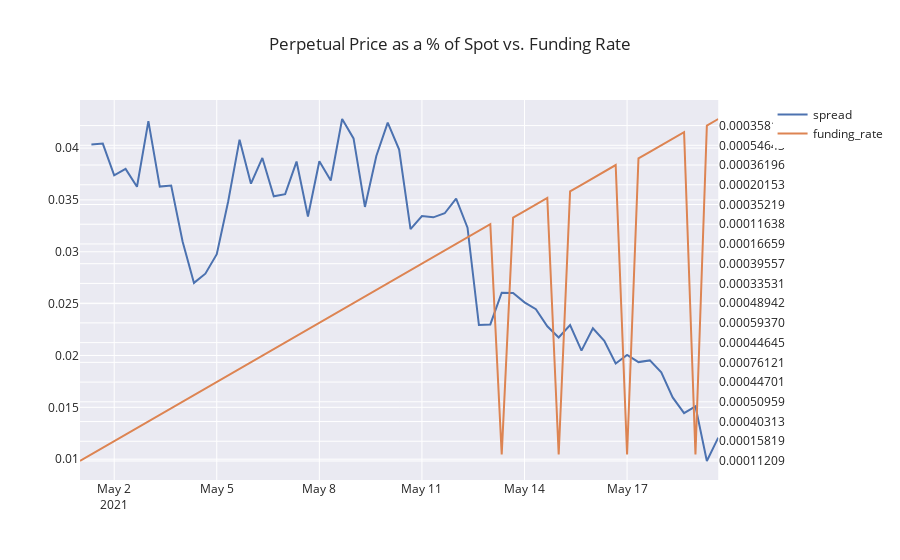

The notebook cell this image was saved under:
### Code cell
fig = utils.make_subplots(specs=[[{"secondary_y": True}]])
fig.add_trace(utils.go.Scatter(x=df_perpetual.index, y= np.log(df_perpetual.close / df_spot.close), name="spread"), secondary_y=False)
fig.add_trace(utils.go.Scatter(x=df_funding.index, y=df_funding.fundingRate, name="funding_rate"), secondary_y=True)
fig.update_layout(title="Perpetual Price as a % of Spot vs. Funding Rate")
fig.show()
